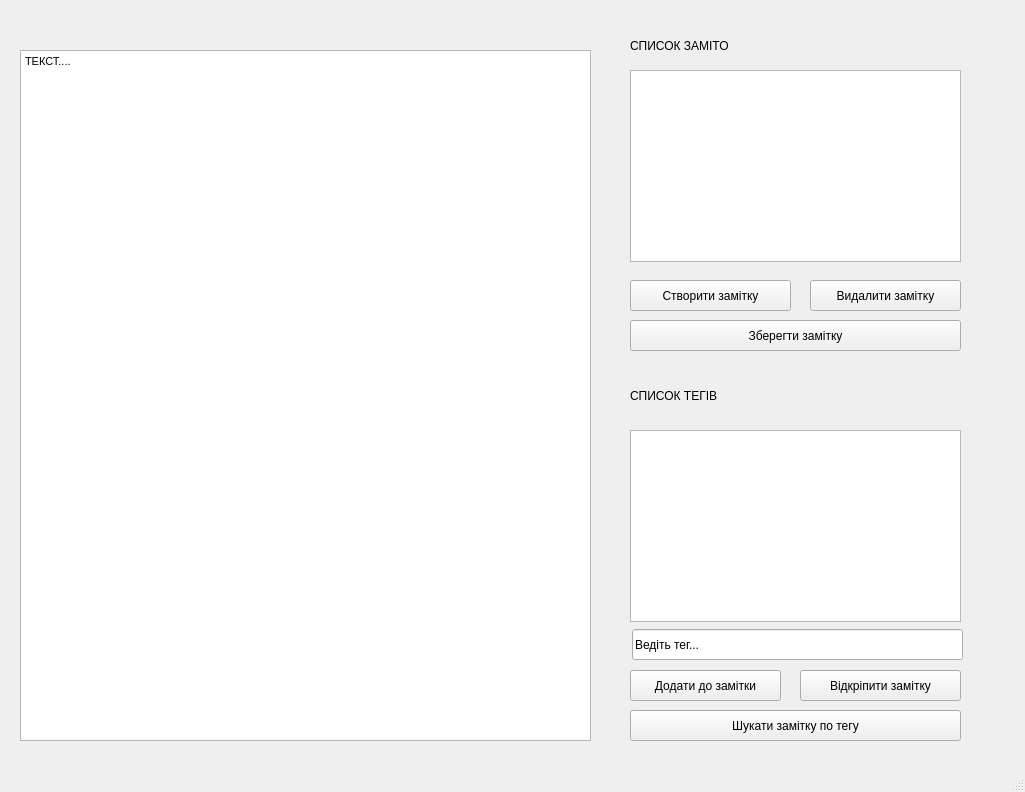
<?xml version="1.0" encoding="UTF-8"?>
<ui version="4.0">
 <class>MainWindow</class>
 <widget class="QMainWindow" name="MainWindow">
  <property name="geometry">
   <rect>
    <x>0</x>
    <y>0</y>
    <width>1025</width>
    <height>792</height>
   </rect>
  </property>
  <property name="windowTitle">
   <string>MainWindow</string>
  </property>
  <widget class="QWidget" name="centralwidget">
   <widget class="QTextEdit" name="textEdit">
    <property name="geometry">
     <rect>
      <x>20</x>
      <y>50</y>
      <width>571</width>
      <height>691</height>
     </rect>
    </property>
    <property name="html">
     <string>&lt;!DOCTYPE HTML PUBLIC &quot;-//W3C//DTD HTML 4.0//EN&quot; &quot;http://www.w3.org/TR/REC-html40/strict.dtd&quot;&gt;
&lt;html&gt;&lt;head&gt;&lt;meta name=&quot;qrichtext&quot; content=&quot;1&quot; /&gt;&lt;style type=&quot;text/css&quot;&gt;
p, li { white-space: pre-wrap; }
&lt;/style&gt;&lt;/head&gt;&lt;body style=&quot; font-family:'MS Shell Dlg 2'; font-size:8pt; font-weight:400; font-style:normal;&quot;&gt;
&lt;p style=&quot; margin-top:0px; margin-bottom:0px; margin-left:0px; margin-right:0px; -qt-block-indent:0; text-indent:0px;&quot;&gt;&lt;span style=&quot; font-size:8.25pt;&quot;&gt;ТЕКСТ....&lt;/span&gt;&lt;/p&gt;
&lt;p style=&quot;-qt-paragraph-type:empty; margin-top:0px; margin-bottom:0px; margin-left:0px; margin-right:0px; -qt-block-indent:0; text-indent:0px; font-size:8.25pt;&quot;&gt;&lt;br /&gt;&lt;/p&gt;&lt;/body&gt;&lt;/html&gt;</string>
    </property>
   </widget>
   <widget class="QLabel" name="label">
    <property name="geometry">
     <rect>
      <x>630</x>
      <y>30</y>
      <width>171</width>
      <height>31</height>
     </rect>
    </property>
    <property name="text">
     <string>СПИСОК ЗАМІТО</string>
    </property>
   </widget>
   <widget class="QListWidget" name="list_1">
    <property name="geometry">
     <rect>
      <x>630</x>
      <y>70</y>
      <width>331</width>
      <height>192</height>
     </rect>
    </property>
   </widget>
   <widget class="QPushButton" name="btn_make">
    <property name="geometry">
     <rect>
      <x>630</x>
      <y>280</y>
      <width>161</width>
      <height>31</height>
     </rect>
    </property>
    <property name="text">
     <string>Створити замітку</string>
    </property>
   </widget>
   <widget class="QPushButton" name="bnt_delete">
    <property name="geometry">
     <rect>
      <x>810</x>
      <y>280</y>
      <width>151</width>
      <height>31</height>
     </rect>
    </property>
    <property name="text">
     <string>Видалити замітку</string>
    </property>
   </widget>
   <widget class="QPushButton" name="bnt_save">
    <property name="geometry">
     <rect>
      <x>630</x>
      <y>320</y>
      <width>331</width>
      <height>31</height>
     </rect>
    </property>
    <property name="text">
     <string>Зберегти замітку</string>
    </property>
   </widget>
   <widget class="QLabel" name="label_2">
    <property name="geometry">
     <rect>
      <x>630</x>
      <y>370</y>
      <width>101</width>
      <height>51</height>
     </rect>
    </property>
    <property name="text">
     <string>СПИСОК ТЕГІВ</string>
    </property>
   </widget>
   <widget class="QPushButton" name="btn_detach">
    <property name="geometry">
     <rect>
      <x>800</x>
      <y>670</y>
      <width>161</width>
      <height>31</height>
     </rect>
    </property>
    <property name="text">
     <string>Відкріпити замітку</string>
    </property>
   </widget>
   <widget class="QListWidget" name="list_2">
    <property name="geometry">
     <rect>
      <x>630</x>
      <y>430</y>
      <width>331</width>
      <height>192</height>
     </rect>
    </property>
   </widget>
   <widget class="QPushButton" name="btn_search">
    <property name="geometry">
     <rect>
      <x>630</x>
      <y>710</y>
      <width>331</width>
      <height>31</height>
     </rect>
    </property>
    <property name="text">
     <string>Шукати замітку по тегу</string>
    </property>
   </widget>
   <widget class="QPushButton" name="btn_add">
    <property name="geometry">
     <rect>
      <x>630</x>
      <y>670</y>
      <width>151</width>
      <height>31</height>
     </rect>
    </property>
    <property name="text">
     <string>Додати до замітки</string>
    </property>
   </widget>
   <widget class="QLineEdit" name="lineEdit">
    <property name="geometry">
     <rect>
      <x>632</x>
      <y>629</y>
      <width>331</width>
      <height>31</height>
     </rect>
    </property>
    <property name="text">
     <string>Ведіть тег...</string>
    </property>
   </widget>
  </widget>
  <widget class="QMenuBar" name="menubar">
   <property name="geometry">
    <rect>
     <x>0</x>
     <y>0</y>
     <width>1025</width>
     <height>18</height>
    </rect>
   </property>
  </widget>
  <widget class="QStatusBar" name="statusbar"/>
 </widget>
 <resources/>
 <connections/>
</ui>
